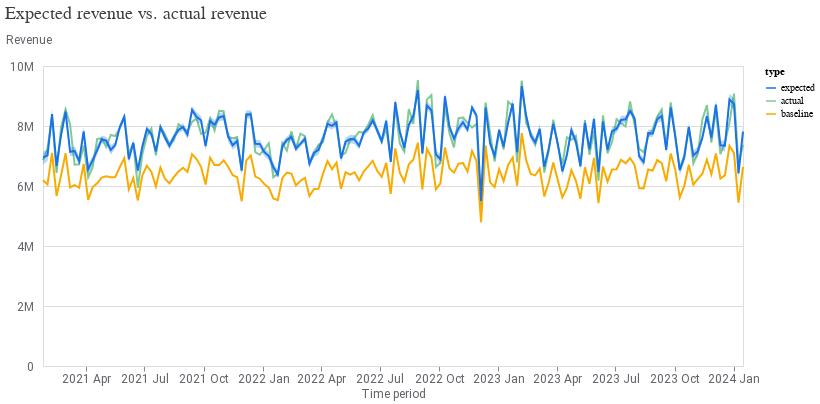

Notebook cell for this chart:
### Markdown cell above
### Expected vs. Actual Revenue

This plot compares **actual revenue** with the model’s **expected revenue** predictions and the **baseline revenue** (revenue without media influence).

### Interpretation of Lines
- **Actual (green)** – Observed revenue from the dataset.
- **Expected (blue)** – Model’s predicted revenue given historical media spend and other drivers.
- **Baseline (orange)** – Estimated revenue if all media channels were turned off, capturing only base demand from non-media factors.

### Observations
- **Close tracking** between expected (blue) and actual (green) lines indicates the model captures real-world revenue dynamics well.
- **Baseline revenue** is consistently lower than actual revenue, showing a substantial positive lift from media activity.
- The gap between **expected** and **baseline** varies over time, reflecting periods of higher or lower media-driven impact.

### Implications
- The model successfully explains most fluctuations in revenue, aligning closely with actual outcomes.
- Periods where **expected ≠ actual** may highlight:
  - Unmodeled events (e.g., promotions, market shocks).
  - Data noise or reporting inconsistencies.
  - Changes in market response not captured by the model’s priors.

### Conclusion
The alignment between expected and actual revenue suggests **good in-sample fit**.  
The difference from the baseline confirms that **media spend is a major revenue driver** in the modeled period.

### Code cell
model_fit = visualizer.ModelFit(mmm)
model_fit.plot_model_fit()

### Figure 1 — Vega-Lite specification as saved in the notebook (floating-point values rounded to 4 significant figures; data arrays with more than 128 entries replaced by an {"elided": "..."} marker saying what was removed)
{"config": {"view": {"continuousWidth": 300, "continuousHeight": 300}, "axis": {"labelColor": "#5F6368", "labelFont": "Roboto", "labelFontSize": 12, "titleColor": "#5F6368", "titleFont": "Roboto", "titleFontSize": 12, "titleFontWeight": "normal"}}, "layer": [{"mark": {"type": "line"}, "encoding": {"color": {"field": "type", "scale": {"domain": ["expected", "actual", "baseline"], "range": ["#1A73E8", "#81C995", "#F9AB00"]}, "type": "nominal"}, "x": {"axis": {"domainColor": "#DADCE0", "format": "%Y %b", "grid": false, "tickCount": 8}, "field": "time", "title": "Time period", "type": "temporal"}, "y": {"axis": {"domain": false, "labelExpr": "replace(format(datum.value, '.3~s'), 'G', 'B')", "labelPadding": 10, "tickCount": 5, "ticks": false, "titleAlign": "left", "titleAngle": 0, "titleY": -20}, "field": "mean", "title": "Revenue", "type": "quantitative"}}}, {"mark": {"type": "area", "opacity": 0.3}, "encoding": {"color": {"field": "type", "legend": null, "scale": {"domain": ["expected"], "range": ["#1A73E8"]}, "type": "nominal"}, "x": {"field": "time", "type": "temporal"}, "y": {"field": "ci_hi", "type": "quantitative"}, "y2": {"field": "ci_lo"}}}], "data": {"name": "data-60788c6ce14a418db6fa9ce7418d4974"}, "resolve": {"scale": {"color": "independent"}}, "title": {"text": "Expected revenue vs. actual revenue", "anchor": "start", "color": "#3C4043", "font": "Google Sans Display", "fontSize": 18, "fontWeight": "normal", "offset": 10}, "width": 700, "$schema": "https://vega.github.io/schema/vega-lite/v5.20.1.json", "datasets": {"data-60788c6ce14a418db6fa9ce7418d4974": {"elided": "468 records"}}}
